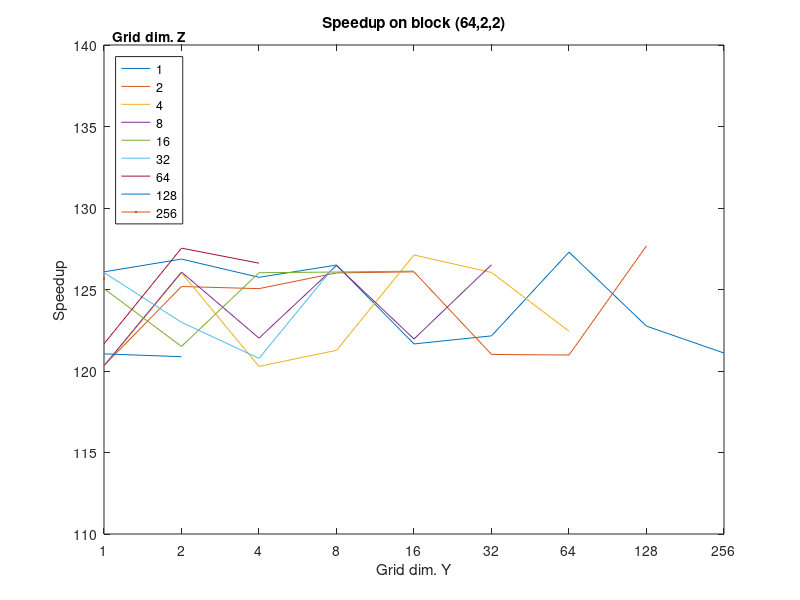

The MATLAB source for this figure:
y9=   [126.0813704 126.8669528 125.748503 126.4982877 121.6609589 122.1554315 127.2922944 122.7526882 121.1024978];
y8 = [120.3339041 125.1820128 125.0535332 126.0180026 126.0832261 121.0163652 120.9802236 127.6797245];
y7 =[120.2910959 126.0273973 120.2824134 121.2692967 127.116459 126.0439087 122.4419604];
y6 =[120.3252033 126.0720412 122.0171674 126.4718522 121.964822 126.5174344];
y5 =[125.0534416 121.5081405 126.0291595 126.0720412 126.1261261];
y4 =[126.040326 122.9875161 120.7741935 126.5719208];
y3 =[121.6680997 127.5387263 126.6149871];
y2 =[121.0503659 120.8781748];
y =[125.6774194];
x = [0 1 2 3 4 5 6 7 8];
plot(x,y9,x(1:8),y8,x(1:7),y7,x(1:6),y6,x(1:5),y5,x(1:4),y4,x(1:3),y3,x(1:2),y2,x(1:1),y);
xlabel("Grid dim. Y");
ylabel("Speedup");
ylim([110,140]);
set(gca,'XTick',x)
xticklabels({'1','2','4','8','16','32','64','128','256'});
title ("Speedup on block (64,2,2)");
text(6, 1 ,140,{"Max speedup: 127.6797245","grid (2,128,1)"});
lgd = legend({'1','2','4','8','16','32','64','128','256'},"Location","Northwest");
title(lgd,'Grid dim. Z');

